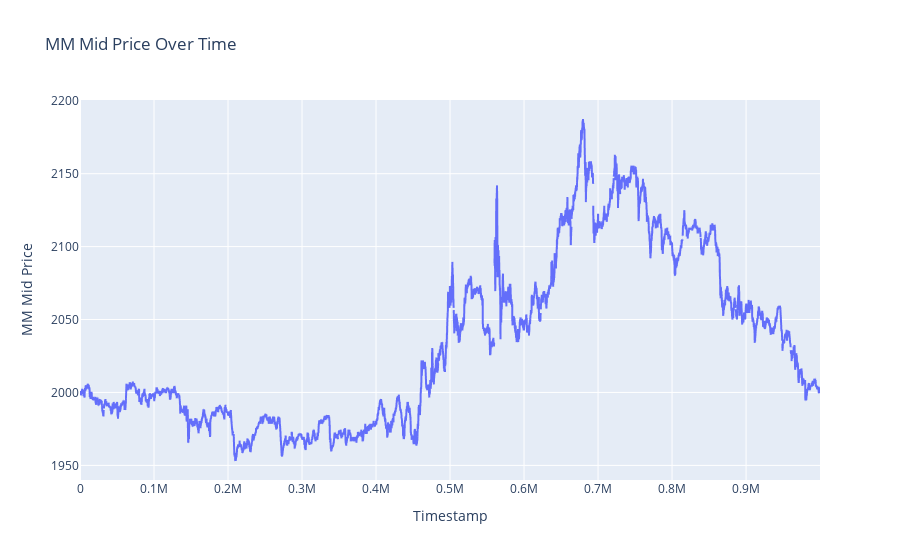

The notebook cell this image was saved under:
### Code cell
# Create the plot using Plotly Express
fig = px.line(squid_ink_data, x='timestamp', y='mm_mid', title='MM Mid Price Over Time')

# Customize the layout
fig.update_layout(
    xaxis_title='Timestamp',
    yaxis_title='MM Mid Price',
)

# Display the plot
fig.show()

### Figure 1 — Plotly figure (JSON) as saved in the notebook; plotly's stock layout.template omitted (floating-point values rounded to 4 significant figures; data arrays with more than 128 entries replaced by an {"elided": "..."} marker saying what was removed)
{"data": [{"hovertemplate": "timestamp=%{x}<br>mm_mid=%{y}<extra></extra>", "legendgroup": "", "line": {"color": "#636efa", "dash": "solid"}, "marker": {"symbol": "circle"}, "mode": "lines", "name": "", "showlegend": false, "type": "scattergl", "x": {"elided": "10000 int values"}, "xaxis": "x", "y": {"elided": "10000 float values"}, "yaxis": "y"}], "layout": {"legend": {"tracegroupgap": 0}, "title": {"text": "MM Mid Price Over Time"}, "xaxis": {"anchor": "y", "domain": [0, 1], "title": {"text": "Timestamp"}}, "yaxis": {"anchor": "x", "domain": [0, 1], "title": {"text": "MM Mid Price"}}}}
